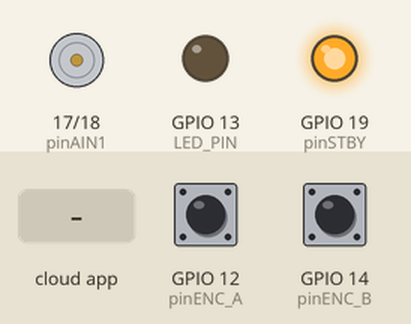
Recording of a sketch running on a simulated ESP32. On the bench: motor-driver pin pairs drawn as motors (green arrow = first pin HIGH = forward, orange = second pin HIGH = backward, longer = more drive, scaled by the enable pin, stopped while the standby pin is LOW), output pins drawn as LEDs (lit = HIGH). The test bench sets the inputs (shaded band); at power-on: GPIO 12 (pinENC_A) HIGH, GPIO 14 (pinENC_B) HIGH. The ROS host is connected and sends only what is stated.

Above: at 1.2 s.
1.3 s: the phone or cloud app sets motor_input to -100
At 1.6 s:
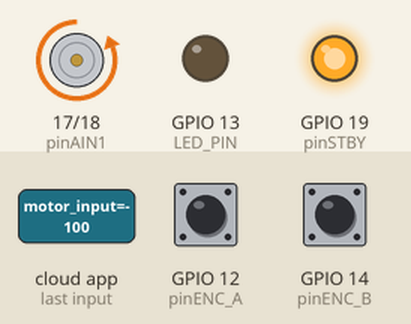
2.8 s: the phone or cloud app sets motor_input to 100
At 4.0 s:
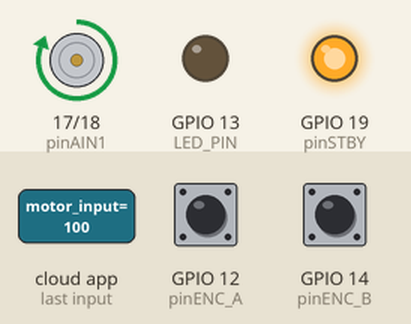
4.3 s: the phone or cloud app sets motor_input to 0
At 5.1 s:
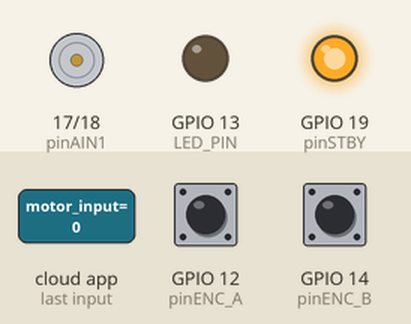
Timing chart, 0 to 7.3 s (numbered marks = the images above; inputs shaded):
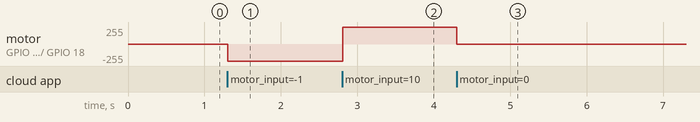

The sketch:

VelocidadconFiltro.ino
```cpp
/*
El código implementa un nodo de control de motor DC con encoder usando micro-ROS en un ESP32.
En resumen hace tres cosas: recibir una señal de velocidad, mover el motor, y publicar la velocidad real medida.


Comunicación micro-ROS
El ESP32 se conecta como nodo ROS2 llamado motor_node. Se suscribe al tópico motor_input (recibe un Float32 de -1.0 a 1.0 que indica qué tan rápido y en qué dirección girar)
y publica en motor_output (envía la velocidad real medida en RPS).

Control del motor
La función controlarMotor() toma el valor recibido, calcula el PWM proporcional y configura los pines AIN1/AIN2 del driver TB6612 para determinar la dirección de giro.
El pin STBY se mantiene en HIGH para que el driver esté siempre activo.

Lectura del encoder
Dos interrupciones (callback_A y callback_B) detectan los flancos del encoder en cuadratura. Comparando el estado de ambos canales en cada flanco determinan si el motor
gira hacia adelante (incrementan count) o hacia atrás (decrementan count).

Cálculo de velocidad a 50Hz
Un timer se dispara cada 20ms. En cada disparo calcula la velocidad real del motor con la fórmula w = count × (1e6 / dt_microsegundos) / TICKS_PER_REV,
que convierte los ticks del encoder en revoluciones por segundo. Luego resetea count = 0 para el siguiente intervalo.

Filtro de ventana móvil
Antes de publicar, el valor de RPS pasa por un promedio de las últimas 10 mediciones. Esto elimina el ruido eléctrico del encoder y entrega una señal suave y estable al resto del sistema ROS2.

*/


#include <micro_ros_arduino.h>
#include <stdio.h>
#include <rcl/rcl.h>
#include <rcl/error_handling.h>
#include <rclc/rclc.h>
#include <rclc/executor.h>
#include <std_msgs/msg/float32.h>

#define LED_PIN 13
const int pinPWMA = 27;
const int pinAIN1 = 17;
const int pinAIN2 = 18;
const int pinSTBY = 19;
const int pinENC_A = 12;
const int pinENC_B = 14;

const float TICKS_PER_REV = 572.0;
volatile long encoder_ticks = 0;
long last_encoder_ticks = 0;
unsigned long last_time_us = 0;

// FILTRO DE MEDIA MOVIL
const int WINDOW_SIZE = 7;
float readings[WINDOW_SIZE];
int read_index = 0;
float total_sum = 0;

rcl_subscription_t subscriber;
rcl_publisher_t publisher;
std_msgs__msg__Float32 sub_msg;
std_msgs__msg__Float32 pub_msg;
rclc_executor_t executor;
rclc_support_t support;
rcl_allocator_t allocator;
rcl_node_t node;
rcl_timer_t timer;

#define RCCHECK(fn) { rcl_ret_t temp_rc = fn; if((temp_rc != RCL_RET_OK)){error_loop();}}
#define RCSOFTCHECK(fn) { rcl_ret_t temp_rc = fn; if((temp_rc != RCL_RET_OK)){}}

void error_loop(){
  while(1){
    digitalWrite(LED_PIN, !digitalRead(LED_PIN));
    delay(100);
  }
}

void IRAM_ATTR callback_A() {
  if (digitalRead(pinENC_A) != digitalRead(pinENC_B)) encoder_ticks++;
  else encoder_ticks--;
}

void IRAM_ATTR callback_B() {
  if (digitalRead(pinENC_A) == digitalRead(pinENC_B)) encoder_ticks++;
  else encoder_ticks--;
}

void controlarMotor(float v) {
  v = constrain(v, -1.0, 1.0);
  int pwm = (int)(abs(v) * 255);
  if (v > 0) { digitalWrite(pinAIN1, HIGH); digitalWrite(pinAIN2, LOW); }
  else if (v < 0) { digitalWrite(pinAIN1, LOW); digitalWrite(pinAIN2, HIGH); }
  else { digitalWrite(pinAIN1, LOW); digitalWrite(pinAIN2, LOW); }
  ledcWrite(3, pwm);
}

void subscription_callback(const void * msgin) {
  const std_msgs__msg__Float32 * msg_in = (const std_msgs__msg__Float32 *)msgin;
  controlarMotor(msg_in->data);
}

void timer_callback(rcl_timer_t * timer, int64_t last_call_time) {
  if (timer != NULL) {
    unsigned long current_time_us = micros();
    long current_ticks = encoder_ticks;
    float dt = (current_time_us - last_time_us) / 1000000.0;

    if (dt > 0) {
      long delta_ticks = current_ticks - last_encoder_ticks;
      float raw_rps = ((float)delta_ticks / TICKS_PER_REV) / dt;

      // FILTRO
      total_sum = total_sum - readings[read_index];
      readings[read_index] = raw_rps;
      total_sum = total_sum + readings[read_index];
      read_index = (read_index + 1) % WINDOW_SIZE;
      float filtered_rps = total_sum / WINDOW_SIZE;

      pub_msg.data = filtered_rps;
      RCSOFTCHECK(rcl_publish(&publisher, &pub_msg, NULL));

      last_time_us = current_time_us;
      last_encoder_ticks = current_ticks;
    }
  }
}

void setup() {
  set_microros_transports();

  pinMode(LED_PIN, OUTPUT);
  pinMode(pinAIN1, OUTPUT); pinMode(pinAIN2, OUTPUT); pinMode(pinSTBY, OUTPUT);
  digitalWrite(pinSTBY, HIGH);

  pinMode(pinENC_A, INPUT_PULLUP);
  pinMode(pinENC_B, INPUT_PULLUP);
  attachInterrupt(digitalPinToInterrupt(pinENC_A), callback_A, FALLING);
  attachInterrupt(digitalPinToInterrupt(pinENC_B), callback_B, FALLING);

  ledcSetup(3, 500, 8);
  ledcAttachPin(pinPWMA, 3);

  // Inicializar arreglo de filtro
  for (int i = 0; i < WINDOW_SIZE; i++) readings[i] = 0;

  last_time_us = micros();

  allocator = rcl_get_default_allocator();
  RCCHECK(rclc_support_init(&support, 0, NULL, &allocator));
  RCCHECK(rclc_node_init_default(&node, "motor_node", "", &support));

  RCCHECK(rclc_subscription_init_default(&subscriber, &node, ROSIDL_GET_MSG_TYPE_SUPPORT(std_msgs, msg, Float32), "motor_input"));
  RCCHECK(rclc_publisher_init_default(&publisher, &node, ROSIDL_GET_MSG_TYPE_SUPPORT(std_msgs, msg, Float32), "motor_output"));

  RCCHECK(rclc_timer_init_default(&timer, &support, RCL_MS_TO_NS(20), &timer_callback));

  RCCHECK(rclc_executor_init(&executor, &support.context, 2, &allocator));
  RCCHECK(rclc_executor_add_subscription(&executor, &subscriber, &sub_msg, &subscription_callback, ON_NEW_DATA));
  RCCHECK(rclc_executor_add_timer(&executor, &timer));
}

void loop() {
  RCSOFTCHECK(rclc_executor_spin_some(&executor, RCL_MS_TO_NS(10)));
}
```

Measured:
- after the input at 1.3 s, motor on GPIO 17 (pinAIN1) / GPIO 18 (pinAIN2): stopped → backward 255/255 at once
- after the input at 2.8 s, motor on GPIO 17 (pinAIN1) / GPIO 18 (pinAIN2): backward 255/255 → forward 255/255 at once
- after the input at 4.3 s, motor on GPIO 17 (pinAIN1) / GPIO 18 (pinAIN2): forward 255/255 → stopped at once
